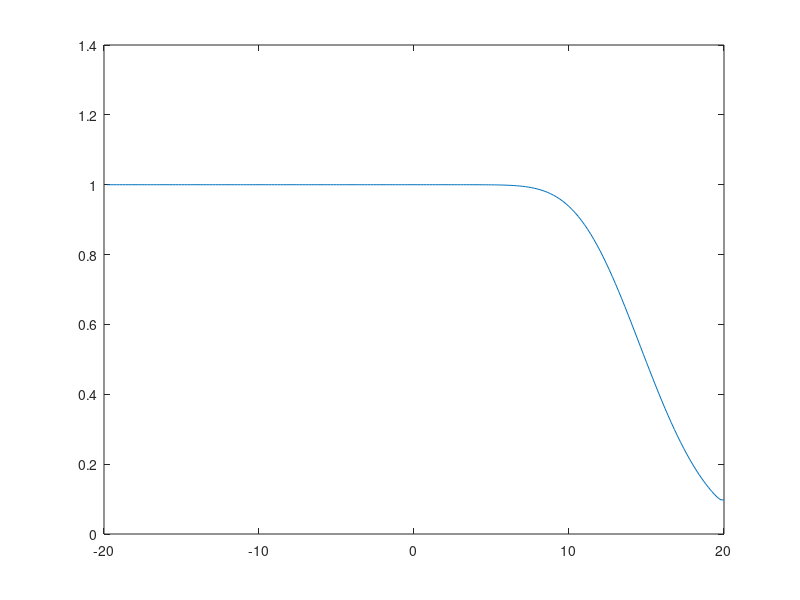

Here is the MATLAB script that generated this plot:
%---------------------------------------------------------------------
function de=impl
global T t dt dx J x u un B C a dc sip sim theta b
% T je konecny cas
% dt,dx jsou casovy a prostorovy krok
% J je pocet bunek
% x(j) je prostorova souradnice j-teho bodu
% u(j) je reseni v bode x(j) na casove vrstve n
% un(j) je reseni v bode x(j) na casove vrstve n+1
% resime na intervalu (-B,B)
% C je CFL cislo
% resime rovnici u_t + a u_x = 0
B = 20;
J = 200;
T = 15;
C = 2;
a = 1;
b = 0.2;


solve;
%---------------------------------------------------------------------
function so=solve
% resi PDR u_t = a u_x
global T t dt dx J x u un B C a M b 

t=0;
init;
M = zeros(J,J);
M(1,1) = 1;
M(1,2) = -1;
%M(1,J-1) = -1;
for j=2:J-1
  M(j,j-1) = -a *dt/(2*dx) - b*dt/(dx^2);
  M(j,j)   = 1 + 2*b*dt/dx^2;
  M(j,j+1) = a *dt/(2*dx)  - b*dt/(dx^2);
end
M(J,J-1) = -1;
M(J,J) = 1;
%M(J,2) = -1;
M = inv(M);
while t < T
  imstep;
  plot(x,un);
%  axis([-B B 0 1]);
  drawnow;
  %pause
  u = un;
  t = t + dt;
end
%---------------------------------------------------------------------
function ii=init
% inicializace, pocatecni podminky
global T dt dx J x u un B C a b

dx = 2*B/(J);
x = zeros(J,1);
for j=1:J
  x(j) = -B + (j)*dx;
end
dt = C*dx/abs(a);
u = zeros(J,1);
un = zeros(J,1);

for j=1:J
    if x(j) < 0
      u(j) = 1;
%      u(j) = 1;
    end
end
%---------------------------------------------------------------------
function im=imstep
% jeden casovy krok implicitni schema
global T dt dx J x u un B C a M b 

uu = u;
uu(1) = 0;
uu(J) = 0;
% for j=2:J-1
%     uu(j) = u(j) + b*dt/(2*dx^2)*(u(j+1)-2*u(j)+u(j-1));
% end
un = M*uu;
%---------------------------------------------------------------------


